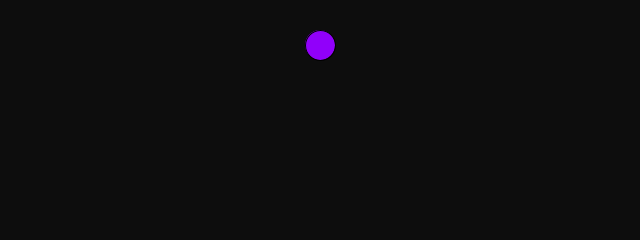
Frame 1 (no input)
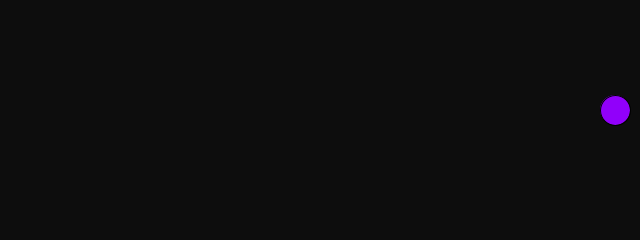
Frame 60 (the mouse pressed at the canvas centre just before this capture)
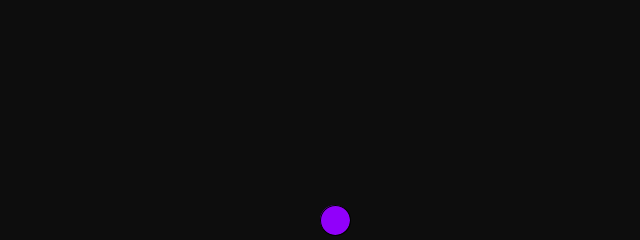
Frame 120 (the mouse held since frame 60 and released just before this capture)

The Processing sketch that drew these frames (run headless with seeded random() and noise(); from frame 60 on, the mouse is pressed at the canvas centre):

// Processing sketch: sketch_141113a
// ── sketch_141113a.pde
float x, y;
float ballSize=30;
float speed=5;
boolean movingUp=false; // either false or true
boolean movingRight=false;

void setup() {
  size(640, 240);
  y=ballSize*1.5;
  x=width/2;
}

void draw() {
  background(#0D0D0D); // use colour selector
  fill(145, 0, 250); // use colour selector RGB
  ellipse(x, y, ballSize, ballSize);

  if (y+ballSize/2>=height) {
    movingUp=true;
  }
  else if (y-ballSize/2<=0) {
    movingUp=false;
  }

  if (movingUp) {
    y=y-speed;
  } else {
    y=y+speed;
  }

  if (x+ballSize/2>=width) {
    movingRight=true;
  } else if (x-ballSize/2<=0) {
    movingRight=false;
  }

  if (movingRight) {
    x=x-speed;
  } else {
    x=x+speed;
  }
}
